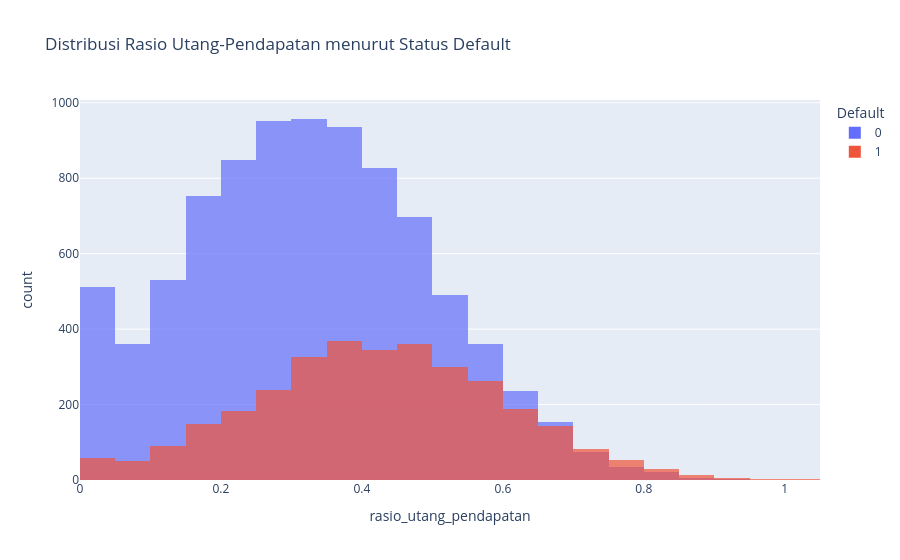

This figure's notebook cell:
### Code cell
import plotly.express as px

fig = px.histogram(df, x="rasio_utang_pendapatan", color="default_flag", barmode="overlay",
                    nbins=40, title="Distribusi Rasio Utang-Pendapatan menurut Status Default",
                    labels={"default_flag": "Default"}, opacity=0.7)
fig.show()

### Figure 1 — Plotly figure (JSON) as saved in the notebook; plotly's stock layout.template omitted (floating-point values rounded to 4 significant figures; data arrays with more than 128 entries replaced by an {"elided": "..."} marker saying what was removed)
{"data": [{"bingroup": "x", "hovertemplate": "Default=0<br>rasio_utang_pendapatan=%{x}<br>count=%{y}<extra></extra>", "legendgroup": "0", "marker": {"color": "#636efa", "opacity": 0.7, "pattern": {"shape": ""}}, "name": "0", "nbinsx": 40, "orientation": "v", "showlegend": true, "type": "histogram", "x": {"elided": "8750 float values"}, "xaxis": "x", "yaxis": "y"}, {"bingroup": "x", "hovertemplate": "Default=1<br>rasio_utang_pendapatan=%{x}<br>count=%{y}<extra></extra>", "legendgroup": "1", "marker": {"color": "#EF553B", "opacity": 0.7, "pattern": {"shape": ""}}, "name": "1", "nbinsx": 40, "orientation": "v", "showlegend": true, "type": "histogram", "x": {"elided": "3250 float values"}, "xaxis": "x", "yaxis": "y"}], "layout": {"barmode": "overlay", "legend": {"title": {"text": "Default"}, "tracegroupgap": 0}, "title": {"text": "Distribusi Rasio Utang-Pendapatan menurut Status Default"}, "xaxis": {"anchor": "y", "domain": [0.0, 1.0], "title": {"text": "rasio_utang_pendapatan"}}, "yaxis": {"anchor": "x", "domain": [0.0, 1.0], "title": {"text": "count"}}}}
